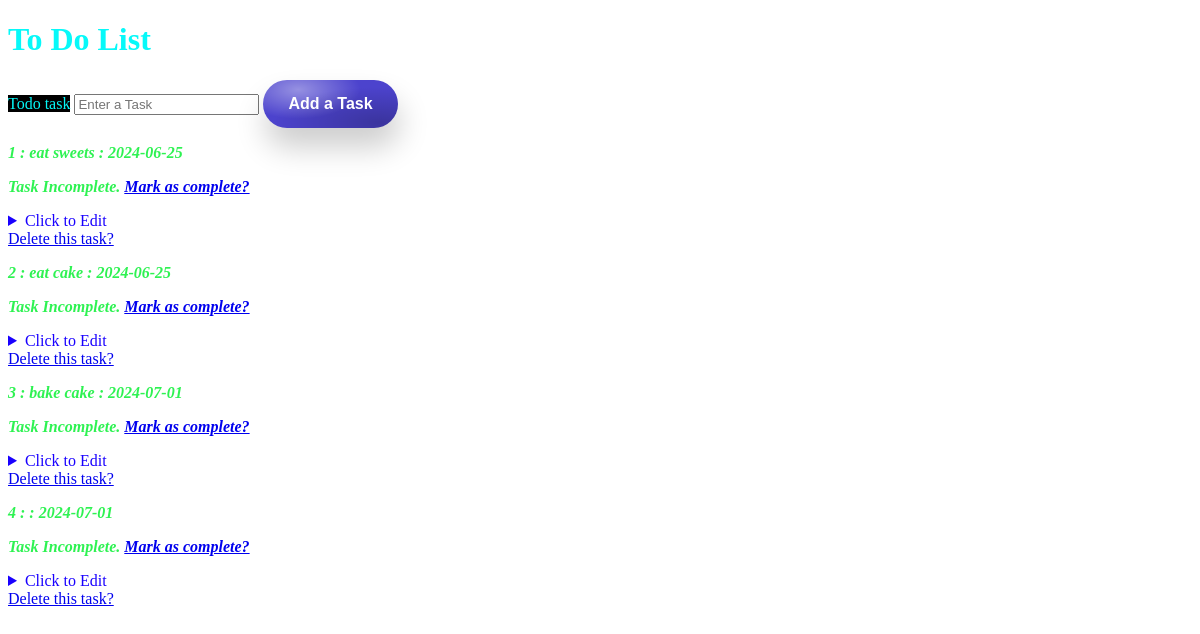
Before: / with the older database file.
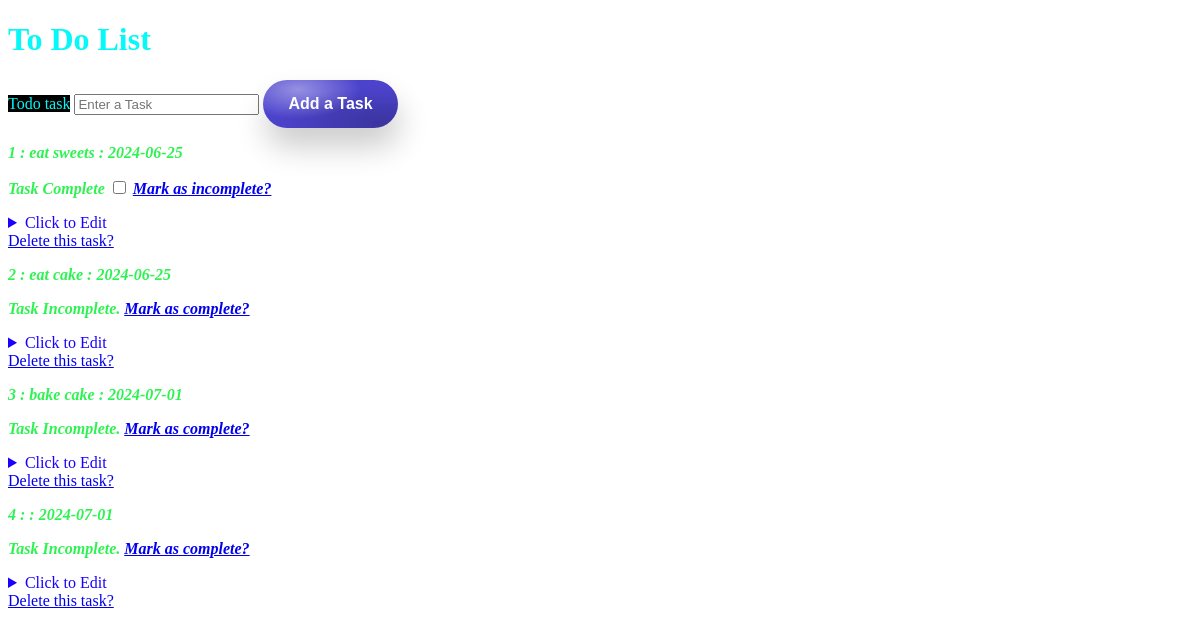
After: the same page with the newer database file.
### website/moduels.py (models this page shows)
class Todo(db.Model):
    id = db.Column(db.Integer, primary_key = True)
    task = db.Column(db.String(300), unique = True)
    complete= db.Column(db.Boolean, default= False)
    date= db.Column(db.DateTime, default= datetime.now)

### website/views.py (the view)
@my_view.route("/")
def home():
    todo_list= Todo.query.all()
    message=request.args.get('message', None)
    return render_template("index.html", todo_list=todo_list, message=message)

### website/templates/index.html (shortened to what this page needs)
<!DOCTYPE html>
<html lang="en">
<head>
    <link rel="stylesheet" href="{{ url_for('static', filename='style.css')}}">
</head>
<body>
    <div>
        <h1 id="todo_list">To Do List</h1>
        <form action="/add" method="post">
            <div>
                <label>Todo task</label>
                <input type="text" name="task" placeholder="Enter a Task">
                <button type="submit">Add a Task</button>
            </div>
        </form>
        {% for todo in todo_list %}
                <p>{{todo.id}} : {{todo.task}} : {{todo.date.strftime('%Y-%m-%d')}} </p>
        {% if todo.complete==False %}
        <p>Task Incomplete. <a href="/update/{{todo.id}}">Mark as complete?</a></p>
        {% else %}
        <p>Task Complete <input type="checkbox" id="toggle-checkbox" class="togglecheckbox">
        <a href="/update/{{todo.id}}">Mark as incomplete?</a></p>
        {% endif %}
        <details>
            <summary>Click to Edit</summary>
     </details>
        <a href="/delete/{{todo.id}}">Delete this task?</a>
        {% endfor %}
    </div>
</body>
</html>

Changed rows visible on the page:
changed Todo "eat sweets": value (not shown) → "☐"; complete "Task Incomplete. Mark as complete?" → "Task Complete Mark as incomplete?"
